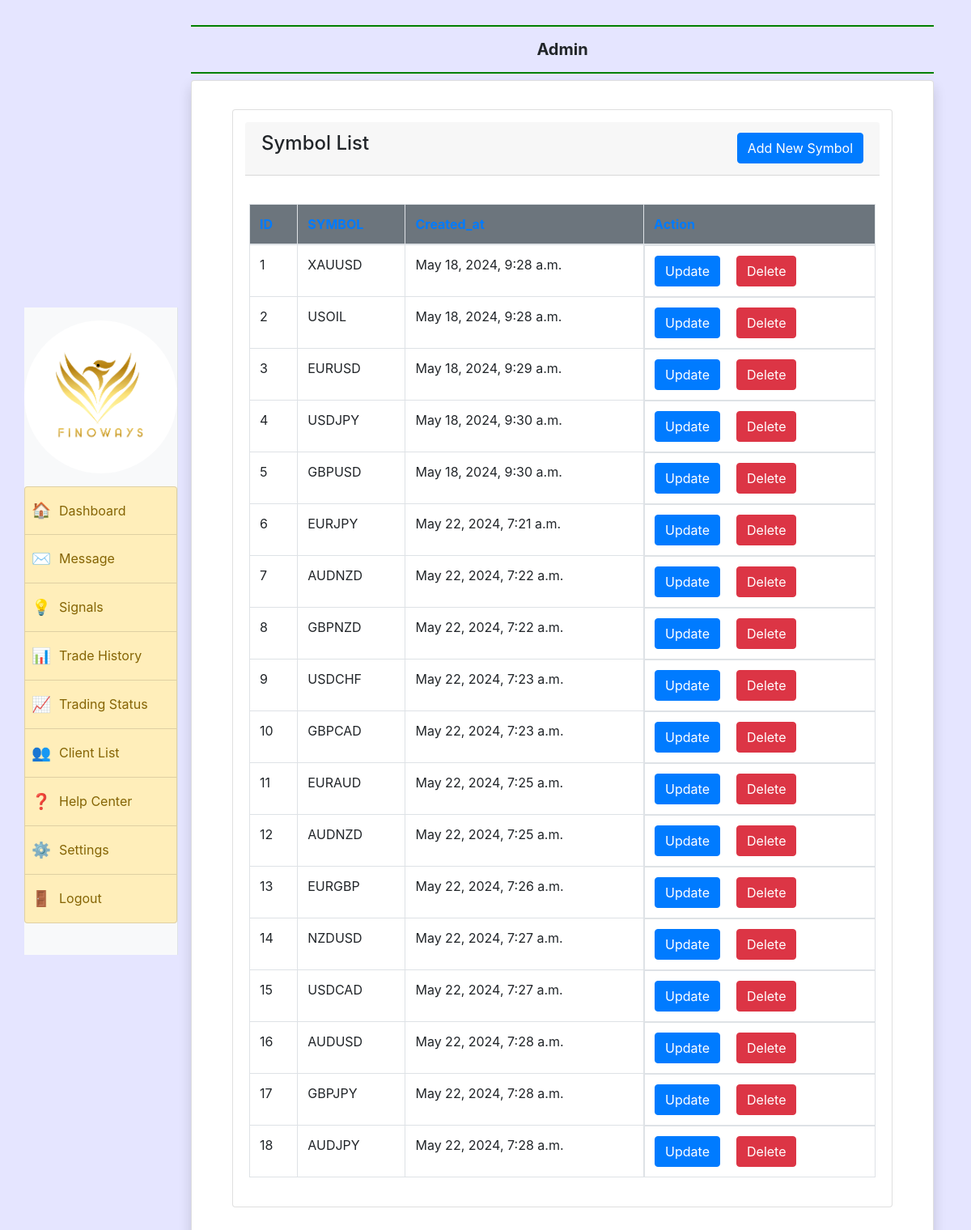
/symbol_list/, run on the app's committed database.
### myapp/models.py (models this page shows, shortened)
class SYMBOL(models.Model):
      user = models.ForeignKey(User, on_delete=models.CASCADE , blank=True, null=True)
      SYMBOL = models.CharField(max_length=10)
      created_at = models.DateTimeField(auto_now_add=True)

### myapp/views.py (the view)
# urls.py: path('symbol_list/',views.symbol_list, name='symbol_list'),
def symbol_list(request):
    symbols = SYMBOL.objects.all()
    return render(request, 'symbol_list.html', {'symbols': symbols})

### myapp/templates/symbol_list.html (shortened to what this page needs)
{% extends 'admin_base.html' %}
{% block main %}
<div class="content">
    <div class="row">
        <div class="col-sm md lg xl xxl-12">
            <div class="card">
                <div class="card-header row">
                    <h4 class="card-title">Symbol List</h4>
                    <a href="{% url 'create_symbol' %}" class="btn btn-primary">Add New Symbol</a>
                </div>
                <div class="card-body">
                    <div class="table-responsive table-container">
                        <table class="table tablesorter table-bordered table-hover" id="example">
                            <thead class="text-primary bg-secondary">
                                <tr>
                                    <th>ID</th>
                                    <th>SYMBOL</th>
                                    <th>Created_at</th>
                                    <th>Action</th>
                                </tr>
                            </thead>
                            <tbody>
                                {% for symbol in symbols %}
                                <tr>
                                    <td>{{ symbol.id }}</td>
                                    <td>{{ symbol.SYMBOL }}</td>
                                    <td>{{ symbol.created_at }}</td>
                                    <td style="display: flex;">
                                        <div style="order: 1; margin-right: 10px;">
                                            <a href="{% url 'update_symbol' symbol_id=symbol.id %}" class="btn btn-primary">Update</a>
                                        </div>
                                        <div style="order: 2;">
                                            <form action="{% url 'delete_symbol' symbol.id %}" method="post">
                                                <button type="submit" class="btn btn-danger" style="margin-left: 10px;">Delete</button>
                                            </form>
                                        </div>
                                    </td>
                                </tr>
                                {% endfor %}
                            </tbody>
                        </table>
                    </div>
                </div>
            </div>
        </div>
    </div>
</div>
{% endblock %}

### myapp/templates/symbol_list.html (style rules this page uses)
.row { display: flex; justify-content: space-between; align-items: center; margin: 15px; }

### data on the page
SYMBOL: id "1", SYMBOL "XAUUSD", created_at "May 18, 2024, 9:28 a.m."
SYMBOL: id "2", SYMBOL "USOIL", created_at "May 18, 2024, 9:28 a.m."
SYMBOL: id "3", SYMBOL "EURUSD", created_at "May 18, 2024, 9:29 a.m."
SYMBOL: id "4", SYMBOL "USDJPY", created_at "May 18, 2024, 9:30 a.m."
SYMBOL: id "5", SYMBOL "GBPUSD", created_at "May 18, 2024, 9:30 a.m."
SYMBOL: id "6", SYMBOL "EURJPY", created_at "May 22, 2024, 7:21 a.m."
SYMBOL: id "7", SYMBOL "AUDNZD", created_at "May 22, 2024, 7:22 a.m."
SYMBOL: id "8", SYMBOL "GBPNZD", created_at "May 22, 2024, 7:22 a.m."
SYMBOL: id "9", SYMBOL "USDCHF", created_at "May 22, 2024, 7:23 a.m."
SYMBOL: id "10", SYMBOL "GBPCAD", created_at "May 22, 2024, 7:23 a.m."
SYMBOL: id "11", SYMBOL "EURAUD", created_at "May 22, 2024, 7:25 a.m."
SYMBOL: id "12", SYMBOL "AUDNZD", created_at "May 22, 2024, 7:25 a.m."
SYMBOL: id "13", SYMBOL "EURGBP", created_at "May 22, 2024, 7:26 a.m."
SYMBOL: id "14", SYMBOL "NZDUSD", created_at "May 22, 2024, 7:27 a.m."
SYMBOL: id "15", SYMBOL "USDCAD", created_at "May 22, 2024, 7:27 a.m."
SYMBOL: id "16", SYMBOL "AUDUSD", created_at "May 22, 2024, 7:28 a.m."
SYMBOL: id "17", SYMBOL "GBPJPY", created_at "May 22, 2024, 7:28 a.m."
SYMBOL: id "18", SYMBOL "AUDJPY", created_at "May 22, 2024, 7:28 a.m."
